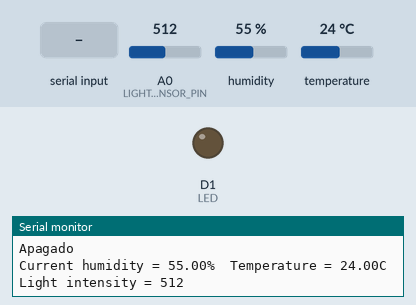
Simulated run of this sketch. Board: ESP8266 (NodeMCU). Parts: output pins drawn as LEDs (lit = HIGH), the last lines printed to the serial monitor. The test bench sets the inputs (shaded band); at power-on: A0 (LIGHT_SENSOR_PIN) = 512, humidity 55 %, temperature 24 °C.

Above: at 1.8 s.
1.9 s: "1\n" received over Serial
At 3.2 s:
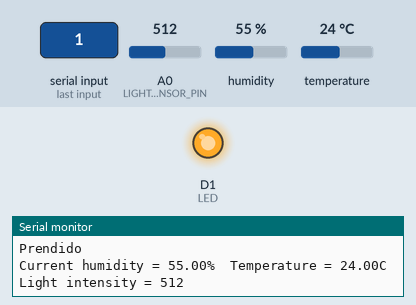
3.5 s: "2\n" received over Serial
At 4.5 s:
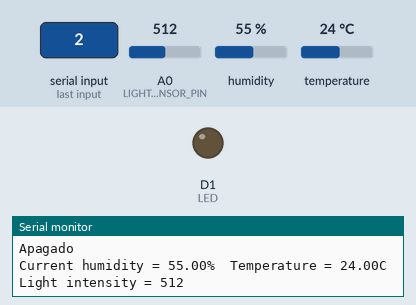
Timing chart, 0 to 6.5 s (numbered marks = the images above; inputs shaded):
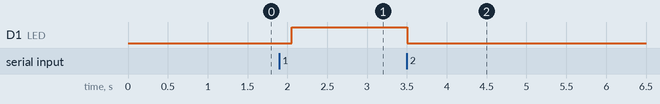

Measured:
- after the input at 1.9 s, D1 (LED): LOW → HIGH after 0.15 s
- after the input at 3.5 s, D1 (LED): HIGH → LOW at once

The sketch:

SerialMonitor.ino
```cpp
#include "DHT.h"
#define DHTTYPE DHT11   // DHT 11

#define dht_dpin 4
DHT dht(dht_dpin, DHTTYPE);

#define LED D1 // LED
#define LIGHT_SENSOR_PIN A0 // Pin analógico

int ValueRead = 2;
int myflag = 0;

void setup()
{
  Serial.begin(9600);
  pinMode(LED, OUTPUT);
  digitalWrite(LED, LOW); // LED comienza apagado
}

void loop()
{
  if (Serial.available()) {
    ValueRead = Serial.parseInt();
  }

  if (((ValueRead == 1 && myflag == 0) || myflag == 1) && !(ValueRead == 2 && myflag == 1)) {
    digitalWrite(LED, HIGH);  // Se prende el LED
    Serial.println("Prendido");
    myflag = 1;
  } else {
    digitalWrite(LED, LOW);   // Se apaga el LED
    Serial.println("Apagado");
    myflag = 0;
  }

  float h = dht.readHumidity();
  float t = dht.readTemperature();
  int lightValue = analogRead(LIGHT_SENSOR_PIN);

  Serial.print("Current humidity = ");
  Serial.print(h);
  Serial.print("%  ");
  Serial.print("Temperature = ");
  Serial.print(t);
  Serial.println("C  ");

  Serial.print("Light intensity = ");
  Serial.println(lightValue);

  delay(1000); // Espera de 1 segundo
}
```
